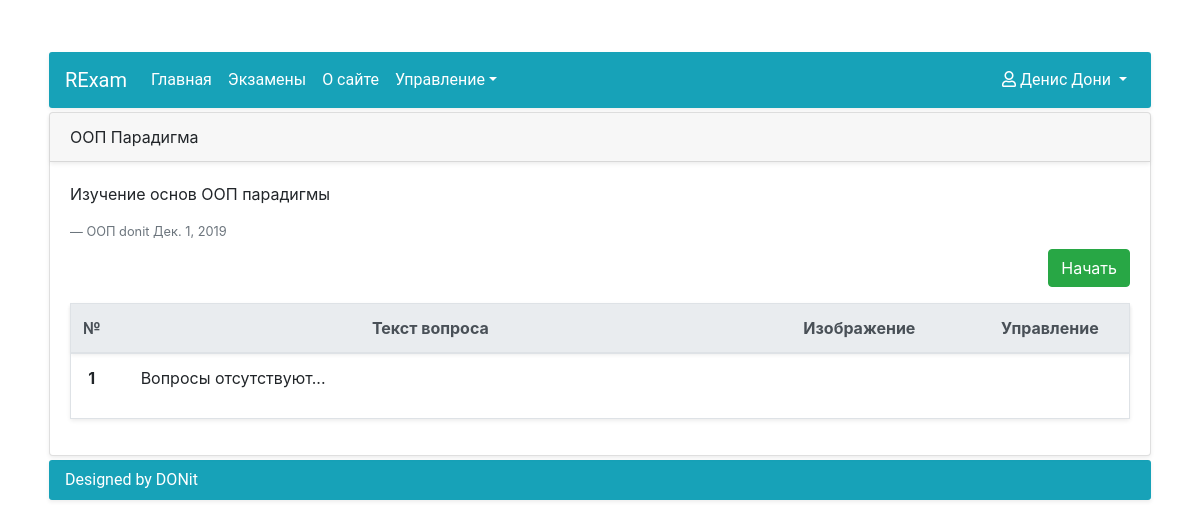
Page /exams/exam_detail/19 (signed in) on the earlier database version.
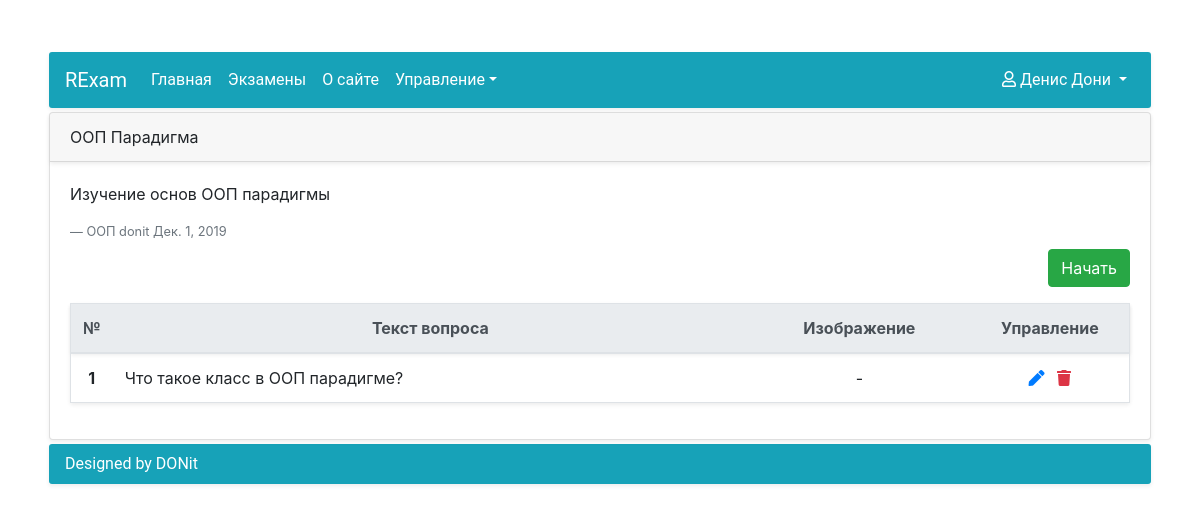
Same page on the later database version.
### Exams/models.py (models this page shows, shortened)
class Question(Model):
    question_text = TextField(blank=False, null=False, verbose_name=u'Текст вопроса')
    question_exam = ForeignKey(Exam, blank=False, null=False, on_delete=CASCADE, verbose_name=u'Вопрос к экзамену')
    question_image = ImageField(upload_to='question_images', blank=True, null=True, verbose_name=u'Изображение вопроса')
    def get_detail_url(self):
        return reverse('QuestionDetail', kwargs={'pk': self.id})
    def get_delete_url(self):
        return reverse('QuestionDelete', kwargs={'pk': self.id, 'exam_id': self.question_exam.id})
    def get_update_url(self):
        return reverse('QuestionUpdate', kwargs={'pk': self.id, 'exam_id': self.question_exam.id})
    class Meta:
        verbose_name = u'Вопрос'
        verbose_name_plural = u'Вопросы'
        db_table = 'exam_questions'

### Exams/views.py (the view)
# urls.py: path('exam_detail/<pk>', ExamDetail.as_view(), name='ExamDetail'),
class ExamDetail(LoginRequiredMixin, DetailView):
    model = Exam
    template_name = 'Exams/Exam/ExamDetail.html'
    def get_context_data(self, **kwargs):
        context = super(ExamDetail, self).get_context_data(**kwargs)
        context['questions_list'] = Question.objects.filter(question_exam=self.kwargs['pk'])
        return context

### Accounts/models.py (called while the page is built)
    def __str__(self):
        return self.username

### Exams/models.py (called while the page is built)
    def __str__(self):
        return self.name

    def get_add_question_url(self):
        return reverse('QuestionCreate', kwargs={'exam_id': self.id})

    def get_start_url(self):
        return reverse('ExamStart', kwargs={'exam_id': self.id})

### Exams/templates/Exams/Exam/ExamDetail.html (shortened to what this page needs)
{% extends 'RExam/BaseContent.html' %}
{% load static %}
{% block head_end %}
    <link rel="stylesheet" href="{% static 'Exams/style.css' %}"/>
{% endblock head_end %}
{% block content %}
    <div class="card shadow-sm m-1">
        <div class="card-header shadow-sm">
            {{ object.exam_header }}
        </div>
        <div class="card-body">
            <p class="card-text">{{ object.exam_description }}</p>
            <footer class="blockquote-footer">{{ object.exam_subject }}
                {{ object.exam_author }}
                {{ object.exam_date }} </footer>
            <div class="container-fluid m-0 p-0 text-right">
                <a class="btn btn-success mt-2 " href="{{ object.get_start_url }}">Начать</a>
            </div>
            {% if perms.Exams.view_question %}
                {% include "Exams/Question/ListQuestions.html" with questions=questions_list exam=object %}
            {% endif %}
        </div>
    </div>
{% endblock content %}

### Exams/templates/Exams/Question/ListQuestions.html
{% extends 'RExam/ListTable.html' %}
{% block table_header %}
        <th style="width: 3%; text-align: center" scope="col">№</th>
        <th style="width: 60%;text-align: center" scope="col">Текст вопроса</th>
        <th style="text-align: center" scope="col">Изображение</th>
        {% if perms.Exams %}
            <th style="width: 15%;text-align: center" scope="col">Управление</th>
        {% endif %}
{% endblock table_header %}
{% block table_body %}
    {% for question in questions %}
        <tr>
            <th scope="row" class="text-center">{{ forloop.counter }}</th>
            <td><a href="{{ question.get_detail_url }}">{{ question.question_text }}</a></td>
            <td class="text-center">{% if not question.question_image %}-{% else %}
                <a class="text-info" href="{{ question.question_image.url }}">Изображение</a>{% endif %}</td>
            <td class="text-center">
                {% if perms.Exams.change_question %}
                    <a href="{{ question.get_update_url }}" class="text-primary mr-2">
                        <i class="fas fa-pen"></i>
                    </a>
                {% endif %}
                {% if perms.Exams.delete_question %}
                    <a class="text-danger" href="{{ question.get_delete_url }}"><i
                            class="fa fa-trash" aria-hidden="true"></i></a>
                {% endif %}
            </td>
        </tr>
    {% empty %}
        <tr>
            <th scope="row" class="text-center">1</th>
            <td><p class="pl-3">Вопросы отсутствуют...</p></td>
        </tr>
    {% endfor %}
{% endblock table_body %}

Differences in the rows shown:
added Question: question_text "Что такое класс в ООП парадигме?"
Other differences:
text no longer shown: "1 Вопросы отсутствуют..."
